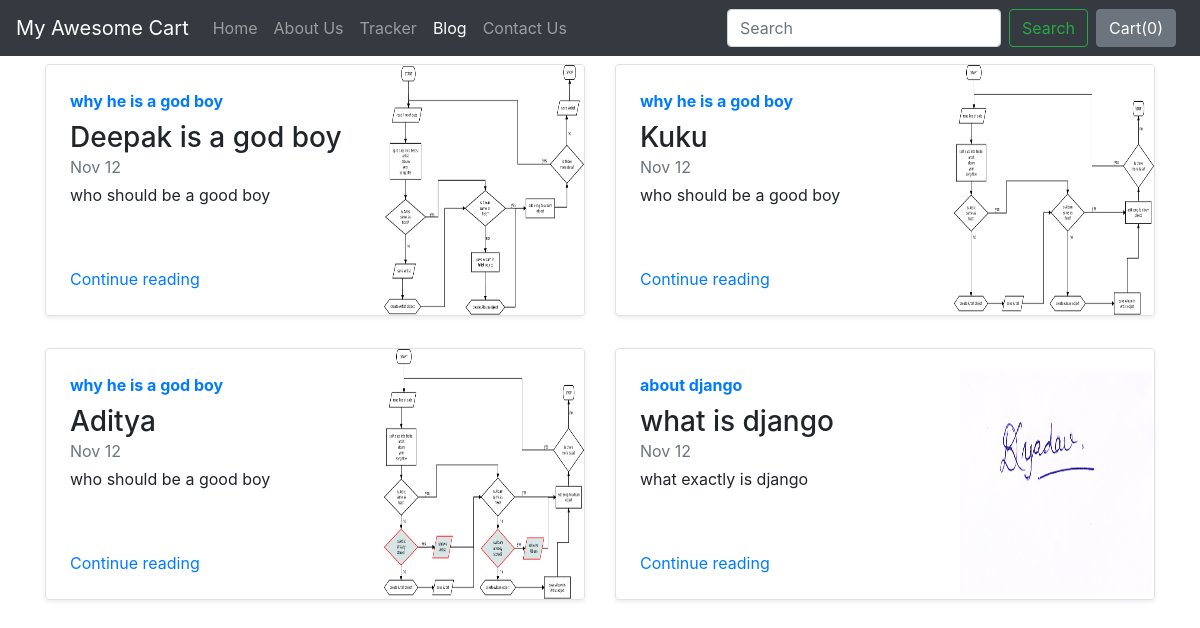
Screenshot of /blog/ with the database file from the repository.
### blog/models.py (models this page shows)
class Blogpost(models.Model):
    post_id = models.AutoField(primary_key=True)
    title = models.CharField(max_length=50)
    head0 = models.CharField(max_length=500, default="")
    chead0 = models.CharField(max_length=5000, default="")
    head1 = models.CharField(max_length=500, default="")
    chead1 = models.CharField(max_length=5000, default="")
    head2 = models.CharField(max_length=500, default="")
    chead2 = models.CharField(max_length=5000, default="")
    pub_date = models.DateField()
    thumbnail = models.ImageField(upload_to='shop/images', default="")
    def __str__(self):
        return self.title

### blog/views.py (the view)
# urls.py: path("", views.index, name="blogHome"),
def index(request):
    myposts = Blogpost.objects.all()
    print(myposts)
    return render(request, 'blog/index.html',
                  {'myposts': myposts})

### blog/templates/blog/index.html
{% extends 'blog/basic.html' %}
{% block body %}
<div class="container">
<div class="row my-2">
    {% for item in myposts %}
        <div class="col-md-6">
            <div
                class="row no-gutters border rounded overflow-hidden flex-md-row mb-4 shadow-sm h-md-250 position-relative">
                <div class="col p-4 d-flex flex-column position-static">
                    <strong class="d-inline-block mb-2 text-primary">{{item.head0}}</strong>
                    <h3 class="mb-0">{{item.title}}</h3>
                    <div class="mb-1 text-muted">Nov 12</div>
                    <p class="card-text mb-auto">{{item.head1}}</p>
                    <a href="blogpost/{{item.post_id}}" class="stretched-link">Continue reading</a>
                </div>
                <div class="col-auto d-none d-lg-block">
                    <img src="/media/{{item.thumbnail}}" class="bd-placeholder-img" width="200" height="250"
                        aria-label="Placeholder: Thumbnail"/>
                </div>
            </div>
        </div>
{% if forloop.counter|divisibleby:2 %}
    </div><div class="row my-2">
    {% endif %}
    {% endfor %}
</div>
{% endblock %}

### rows the page displays
Blogpost: head0 "why he is a god boy", title "Deepak is a god boy", head1 "who should be a good boy", thumbnail (picture)
Blogpost: head0 "why he is a god boy", title "Kuku", head1 "who should be a good boy", thumbnail (picture)
Blogpost: head0 "why he is a god boy", title "Aditya", head1 "who should be a good boy", thumbnail (picture)
Blogpost: head0 "about django", title "what is django", head1 "what exactly is django", thumbnail (picture)
